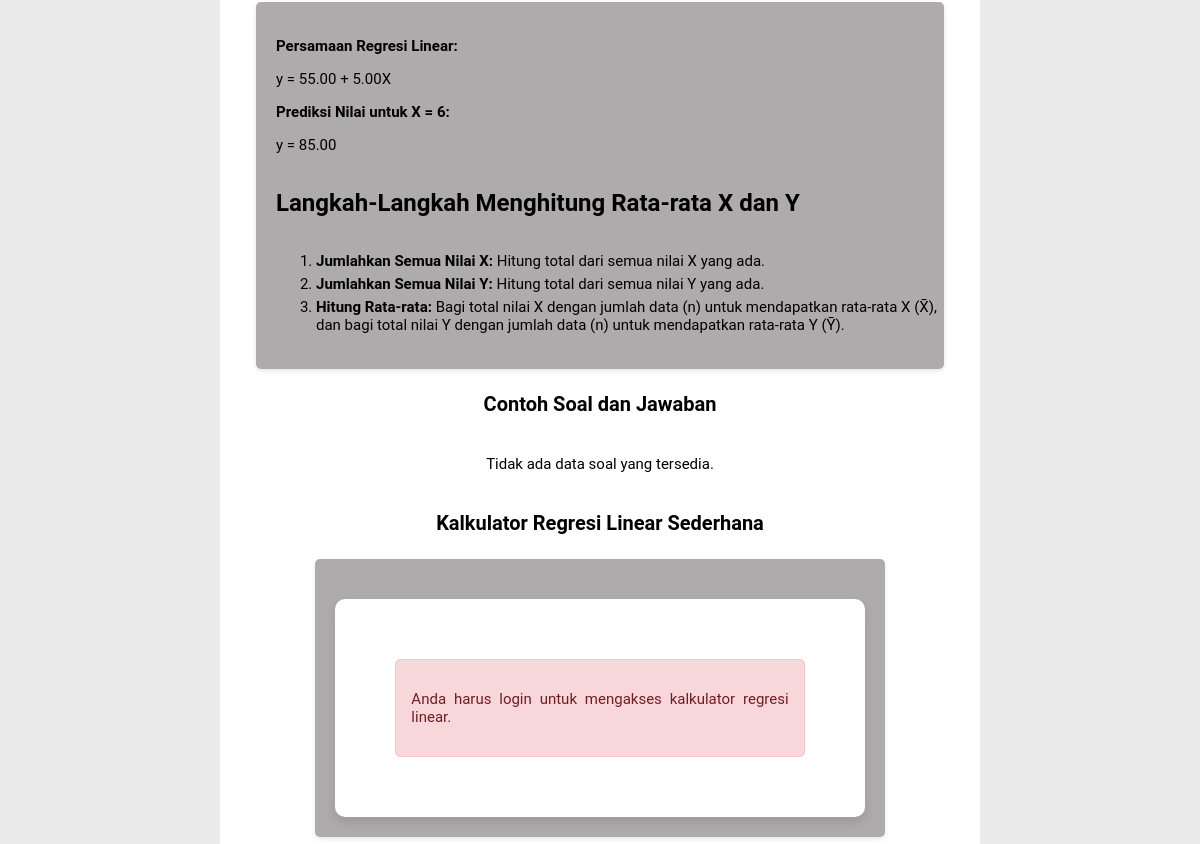
The page /regresi.php (middle part) on the database as committed earlier.
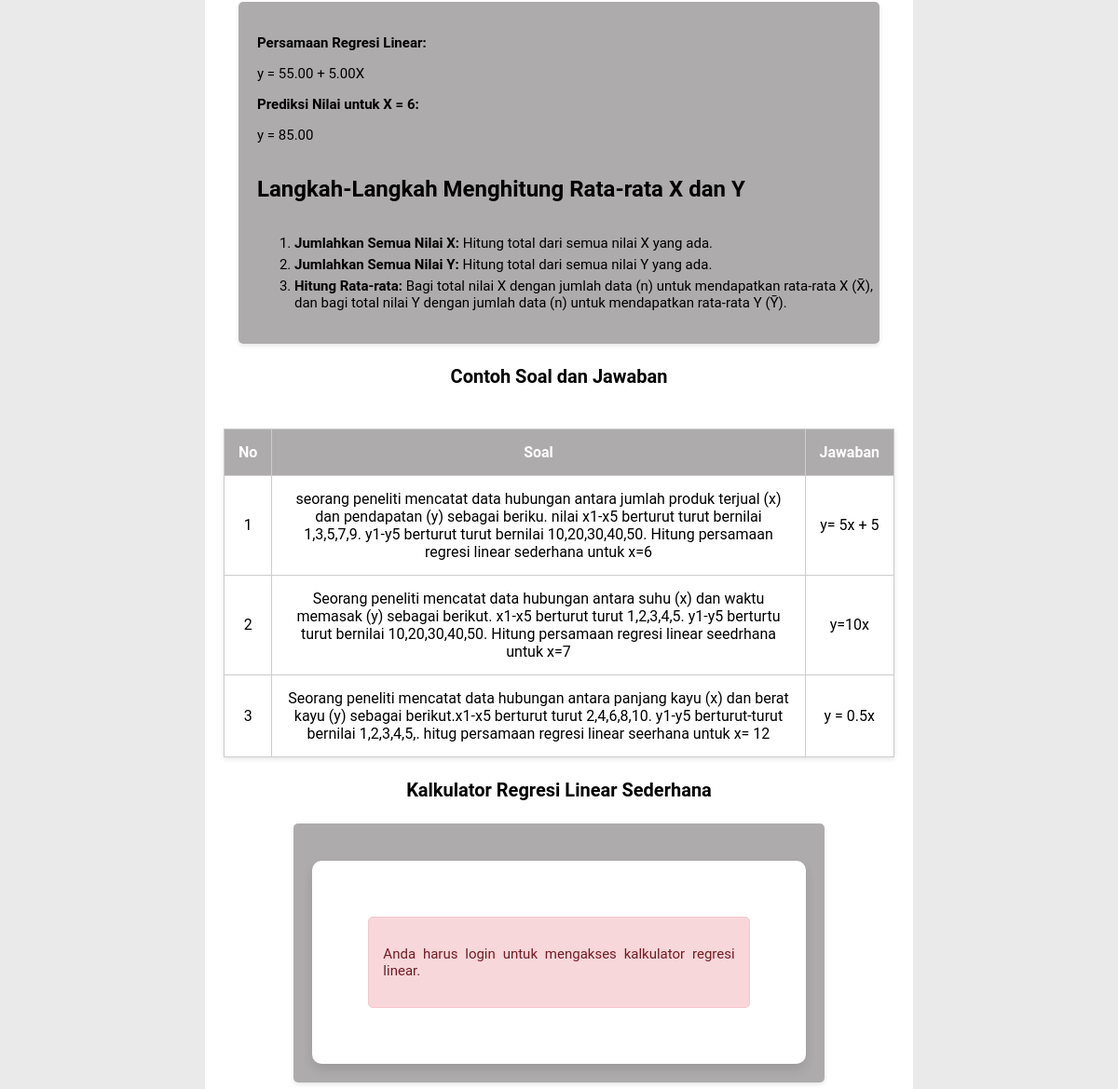
The same page on the database as committed later.
### tables this page shows
CREATE TABLE `soal_regresi` (
  `id_soal` varchar(5) NOT NULL,
  `soal` longtext NOT NULL,
  `jawaban` longtext NOT NULL
);

### regresi.php (the view, shortened to what the changed rows need)
<?php
include ("connect.php");
?>
<!DOCTYPE html>
<html lang="en">
<head>
    <link rel="stylesheet" href="css/materi.css">
</head>
<body>
    <div class="container">
        <div class="main">
            <div class="main-main">
                <div class="langkah" id="langkah">
                    <div class="contoh">
                        <div class="card">
        <h2>Langkah-Langkah Menghitung Rata-rata X dan Y</h2>
    </div>
                    </div>
                <div class="contoh-soal" id="contoh-soal">
                    <h1>Contoh Soal dan Jawaban</h1>
			 <?php
    $query = "SELECT * FROM soal_regresi";
    $result = mysqli_query($connect, $query);
    if (mysqli_num_rows($result) > 0) {
        echo "<table border='1' cellspacing='0' cellpadding='10'>";
        echo "<tr>
                <th>No</th>
                <th>Soal</th>
                <th>Jawaban</th>
              </tr>";
        $no = 1;
        while ($row = mysqli_fetch_assoc($result)) {
            echo "<tr>";
            echo "<td>" . $no++ . "</td>";
            echo "<td>" . htmlspecialchars($row['soal']) . "</td>";
            echo "<td>" . htmlspecialchars($row['jawaban']) . "</td>";
            echo "</tr>";
        }
        echo "</table>";
    } else {
        echo "<p>Tidak ada data soal yang tersedia.</p>";
    }
    ?>
                </div>
                <div class="kalkulator" id="kalkulator">
                    <h1>Kalkulator Regresi Linear Sederhana</h1>
                </div>
            </div>
        </div>
    </div>
</body>
</html>

Rows that differ between the two databases and show on the page:
added soal_regresi: soal "seorang peneliti mencatat data hubungan antara jumlah produk terjual (x) dan pendapatan (y) sebagai beriku. nilai x1-x5 berturut turut bernilai 1,3,5,7,9. y1-y5 berturut turut bernilai 10,20,30,40,50. Hitung persamaan regresi linear sederhana untuk x=6", jawaban "y= 5x + 5"
added soal_regresi: soal "Seorang peneliti mencatat data hubungan antara suhu (x) dan waktu memasak (y) sebagai berikut. x1-x5 berturut turut 1,2,3,4,5. y1-y5 berturtu turut bernilai 10,20,30,40,50. Hitung persamaan regresi linear seedrhana untuk x=7", jawaban "y=10x"
added soal_regresi: soal "Seorang peneliti mencatat data hubungan antara panjang kayu (x) dan berat kayu (y) sebagai berikut.x1-x5 berturut turut 2,4,6,8,10. y1-y5 berturut-turut bernilai 1,2,3,4,5,. hitug persamaan regresi linear seerhana untuk x= 12", jawaban "y = 0.5x"
Other text that changed with them:
text no longer shown: "Tidak ada data soal yang tersedia."
text now shown: "No Soal Jawaban"
